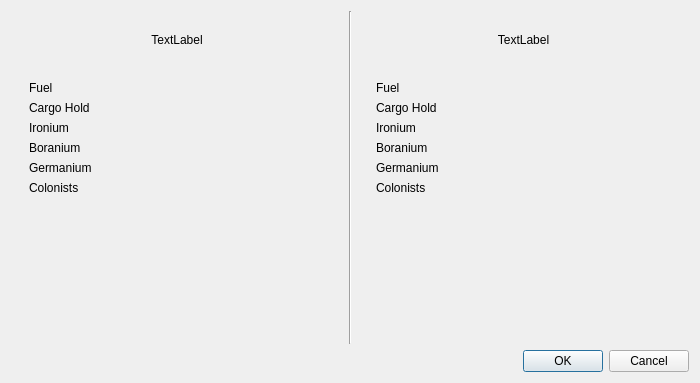
<?xml version="1.0" encoding="UTF-8"?>
<ui version="4.0">
 <class>CargoTransferDialog</class>
 <widget class="QDialog" name="CargoTransferDialog">
  <property name="geometry">
   <rect>
    <x>0</x>
    <y>0</y>
    <width>700</width>
    <height>383</height>
   </rect>
  </property>
  <property name="windowTitle">
   <string>Cargo Transfer</string>
  </property>
  <layout class="QVBoxLayout" name="verticalLayout">
   <item>
    <layout class="QHBoxLayout" name="horizontalLayout">
     <item>
      <widget class="QWidget" name="widget_2" native="true">
       <layout class="QVBoxLayout" name="verticalLayout_3">
        <item>
         <layout class="QVBoxLayout" name="verticalLayout_2">
          <item>
           <widget class="QLabel" name="destNameLabel">
            <property name="minimumSize">
             <size>
              <width>0</width>
              <height>40</height>
             </size>
            </property>
            <property name="maximumSize">
             <size>
              <width>16777215</width>
              <height>40</height>
             </size>
            </property>
            <property name="styleSheet">
             <string notr="true"/>
            </property>
            <property name="text">
             <string>TextLabel</string>
            </property>
            <property name="alignment">
             <set>Qt::AlignCenter</set>
            </property>
           </widget>
          </item>
          <item>
           <widget class="QWidget" name="widget_3" native="true">
            <layout class="QFormLayout" name="formLayout_2">
             <item row="0" column="0">
              <layout class="QFormLayout" name="formLayout"/>
             </item>
             <item row="1" column="0">
              <widget class="QLabel" name="label">
               <property name="text">
                <string>Fuel</string>
               </property>
              </widget>
             </item>
             <item row="2" column="0">
              <widget class="QLabel" name="label_2">
               <property name="text">
                <string>Cargo Hold</string>
               </property>
              </widget>
             </item>
             <item row="3" column="0">
              <widget class="QLabel" name="label_3">
               <property name="text">
                <string>Ironium</string>
               </property>
              </widget>
             </item>
             <item row="4" column="0">
              <widget class="QLabel" name="label_4">
               <property name="text">
                <string>Boranium</string>
               </property>
              </widget>
             </item>
             <item row="5" column="0">
              <widget class="QLabel" name="label_5">
               <property name="text">
                <string>Germanium</string>
               </property>
              </widget>
             </item>
             <item row="6" column="0">
              <widget class="QLabel" name="label_6">
               <property name="text">
                <string>Colonists</string>
               </property>
              </widget>
             </item>
             <item row="1" column="1">
              <widget class="CargoWidget" name="destFuelWidget" native="true"/>
             </item>
             <item row="2" column="1">
              <widget class="FreeStars::MultiCargoWidget" name="destCargoHoldWidget" native="true"/>
             </item>
             <item row="3" column="1">
              <widget class="CargoWidget" name="destIroniumWidget" native="true"/>
             </item>
             <item row="4" column="1">
              <widget class="CargoWidget" name="destBoraniumWidget" native="true"/>
             </item>
             <item row="5" column="1">
              <widget class="CargoWidget" name="destGermaniumWidget" native="true"/>
             </item>
             <item row="6" column="1">
              <widget class="CargoWidget" name="destColonistsWidget" native="true"/>
             </item>
            </layout>
           </widget>
          </item>
         </layout>
        </item>
       </layout>
      </widget>
     </item>
     <item>
      <widget class="Line" name="line">
       <property name="orientation">
        <enum>Qt::Vertical</enum>
       </property>
      </widget>
     </item>
     <item>
      <widget class="QWidget" name="widget" native="true">
       <layout class="QVBoxLayout" name="verticalLayout_5">
        <item>
         <layout class="QVBoxLayout" name="verticalLayout_4">
          <item>
           <widget class="QLabel" name="sourceNameLabel">
            <property name="minimumSize">
             <size>
              <width>0</width>
              <height>40</height>
             </size>
            </property>
            <property name="maximumSize">
             <size>
              <width>16777215</width>
              <height>40</height>
             </size>
            </property>
            <property name="text">
             <string>TextLabel</string>
            </property>
            <property name="alignment">
             <set>Qt::AlignCenter</set>
            </property>
           </widget>
          </item>
          <item>
           <widget class="QWidget" name="widget_4" native="true">
            <layout class="QFormLayout" name="formLayout_4">
             <item row="0" column="0">
              <layout class="QFormLayout" name="formLayout_3"/>
             </item>
             <item row="1" column="0">
              <widget class="QLabel" name="sourceFuelLabel">
               <property name="text">
                <string>Fuel</string>
               </property>
              </widget>
             </item>
             <item row="2" column="0">
              <widget class="QLabel" name="sourceCargoHoldLabel">
               <property name="text">
                <string>Cargo Hold</string>
               </property>
              </widget>
             </item>
             <item row="3" column="0">
              <widget class="QLabel" name="label_9">
               <property name="text">
                <string>Ironium</string>
               </property>
              </widget>
             </item>
             <item row="4" column="0">
              <widget class="QLabel" name="label_10">
               <property name="text">
                <string>Boranium</string>
               </property>
              </widget>
             </item>
             <item row="5" column="0">
              <widget class="QLabel" name="label_11">
               <property name="text">
                <string>Germanium</string>
               </property>
              </widget>
             </item>
             <item row="6" column="0">
              <widget class="QLabel" name="label_12">
               <property name="text">
                <string>Colonists</string>
               </property>
              </widget>
             </item>
             <item row="1" column="1">
              <widget class="CargoWidget" name="sourceFuelWidget" native="true"/>
             </item>
             <item row="3" column="1">
              <widget class="CargoWidget" name="sourceIroniumWidget" native="true"/>
             </item>
             <item row="4" column="1">
              <widget class="CargoWidget" name="sourceBoraniumWidget" native="true"/>
             </item>
             <item row="5" column="1">
              <widget class="CargoWidget" name="sourceGermaniumWidget" native="true"/>
             </item>
             <item row="6" column="1">
              <widget class="CargoWidget" name="sourceColonistsWidget" native="true"/>
             </item>
             <item row="2" column="1">
              <widget class="FreeStars::MultiCargoWidget" name="sourceCargoHoldWidget" native="true"/>
             </item>
            </layout>
           </widget>
          </item>
         </layout>
        </item>
       </layout>
      </widget>
     </item>
    </layout>
   </item>
   <item>
    <widget class="QDialogButtonBox" name="buttonBox">
     <property name="orientation">
      <enum>Qt::Horizontal</enum>
     </property>
     <property name="standardButtons">
      <set>QDialogButtonBox::Cancel|QDialogButtonBox::Ok</set>
     </property>
    </widget>
   </item>
  </layout>
 </widget>
 <customwidgets>
  <customwidget>
   <class>CargoWidget</class>
   <extends>QWidget</extends>
   <header>cargo_widget.h</header>
   <container>1</container>
  </customwidget>
  <customwidget>
   <class>FreeStars::MultiCargoWidget</class>
   <extends>QWidget</extends>
   <header>multi_cargo_widget.h</header>
   <container>1</container>
  </customwidget>
 </customwidgets>
 <resources/>
 <connections>
  <connection>
   <sender>buttonBox</sender>
   <signal>accepted()</signal>
   <receiver>CargoTransferDialog</receiver>
   <slot>accept()</slot>
   <hints>
    <hint type="sourcelabel">
     <x>248</x>
     <y>254</y>
    </hint>
    <hint type="destinationlabel">
     <x>157</x>
     <y>274</y>
    </hint>
   </hints>
  </connection>
  <connection>
   <sender>buttonBox</sender>
   <signal>rejected()</signal>
   <receiver>CargoTransferDialog</receiver>
   <slot>reject()</slot>
   <hints>
    <hint type="sourcelabel">
     <x>316</x>
     <y>260</y>
    </hint>
    <hint type="destinationlabel">
     <x>286</x>
     <y>274</y>
    </hint>
   </hints>
  </connection>
 </connections>
</ui>
